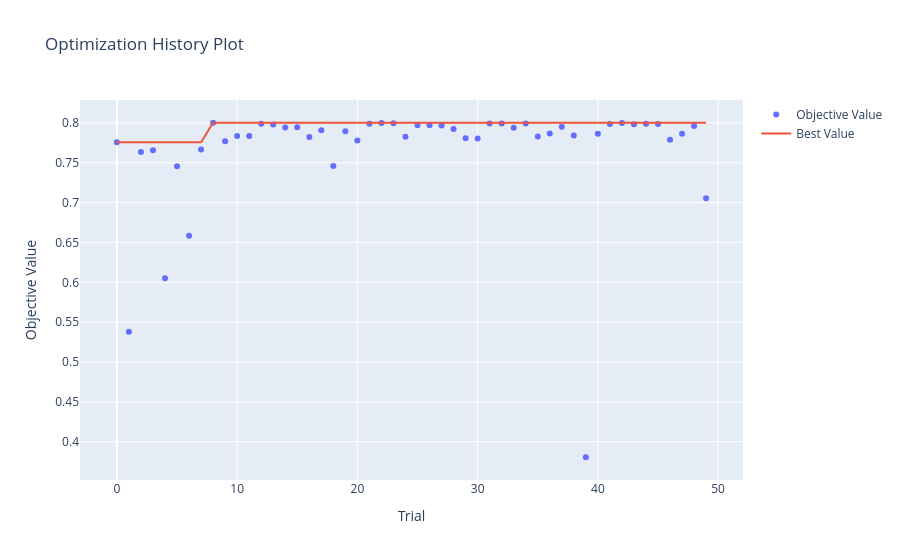
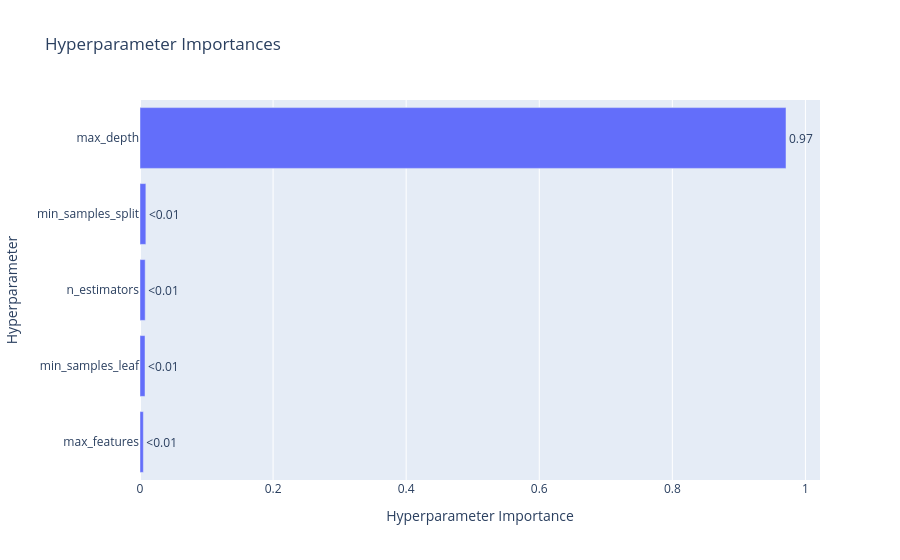
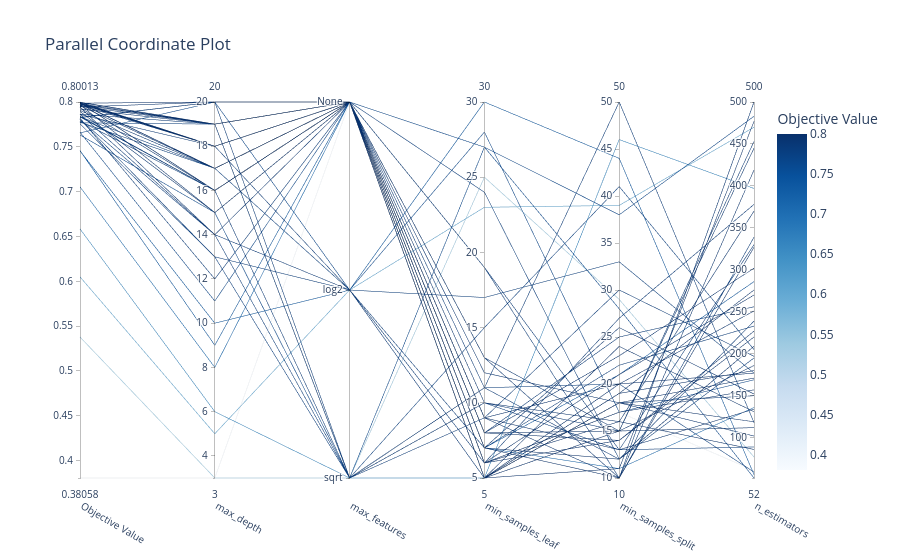

The notebook cell these images were saved under, in order:
### Code cell
# ============================================================
#  5. ÉVALUATION du meilleur modèle  (ton code, inchangé)
# ============================================================
from sklearn.metrics import classification_report, ConfusionMatrixDisplay
 
best_model = RandomForestClassifier(**study.best_params, random_state=42, n_jobs=-1)
best_model.fit(X_train, y_train)
 
y_pred = best_model.predict(X_test)
 
print(classification_report(y_test, y_pred))
print(f"Accuracy test : {best_model.score(X_test, y_test):.4f}")
 
 
# --- Matrice de confusion ---
labels = sorted(y_train.unique())
 
fig, axes = plt.subplots(1, 2, figsize=(13, 5))
 
ConfusionMatrixDisplay.from_estimator(
    best_model, X_test, y_test, labels=labels,
    display_labels=[l.upper() for l in labels],
    cmap="Blues", ax=axes[0], colorbar=False
)
axes[0].set_title("Effectifs")
 
ConfusionMatrixDisplay.from_estimator(
    best_model, X_test, y_test, labels=labels,
    display_labels=[l.upper() for l in labels],
    cmap="Blues", normalize="true", values_format=".2f",
    ax=axes[1], colorbar=False
)
axes[1].set_title("Normalisée par ligne")
 
fig.suptitle("Matrice de confusion — Nutri-Score", fontsize=14)
plt.tight_layout()
plt.show()
 
 
# --- Importance des variables ---
feature_scores = pd.Series(best_model.feature_importances_,
                           index=X_train.columns).sort_values(ascending=False)
 
plt.figure(figsize=(8, 5))
sns.barplot(x=feature_scores, y=feature_scores.index)
plt.xlabel("Feature importance score")
plt.ylabel("Variables")
plt.title("Importance des variables")
plt.tight_layout()
plt.show()
 
print(feature_scores)
 
 
# --- Graphiques Optuna ---
optuna.visualization.plot_optimization_history(study).show()
optuna.visualization.plot_param_importances(study).show()
optuna.visualization.plot_parallel_coordinate(study).show()

### Figure 1 — Plotly figure (JSON) as saved in the notebook; plotly's stock layout.template omitted (floating-point values rounded to 4 significant figures)
{"data": [{"mode": "markers", "name": "Objective Value", "type": "scatter", "x": [0, 1, 2, 3, 4, 5, 6, 7, 8, 9, 10, 11, 12, 13, 14, 15, 16, 17, 18, 19, 20, 21, 22, 23, 24, 25, 26, 27, 28, 29, 30, 31, 32, 33, 34, 35, 36, 37, 38, 39, 40, 41, 42, 43, 44, 45, 46, 47, 48, 49], "y": [0.7758, 0.5379, 0.7634, 0.7657, 0.605, 0.7455, 0.6585, 0.7665, 0.8001, 0.7769, 0.7835, 0.7836, 0.7988, 0.7979, 0.7943, 0.7946, 0.7822, 0.7907, 0.7459, 0.7895, 0.7777, 0.799, 0.7999, 0.7996, 0.7827, 0.797, 0.7972, 0.7966, 0.7922, 0.7807, 0.7804, 0.7991, 0.7992, 0.7939, 0.7991, 0.7829, 0.7865, 0.7952, 0.7842, 0.3806, 0.7862, 0.7986, 0.7999, 0.7981, 0.7988, 0.7984, 0.7789, 0.7865, 0.796, 0.7054]}, {"mode": "lines", "name": "Best Value", "type": "scatter", "x": [0, 1, 2, 3, 4, 5, 6, 7, 8, 9, 10, 11, 12, 13, 14, 15, 16, 17, 18, 19, 20, 21, 22, 23, 24, 25, 26, 27, 28, 29, 30, 31, 32, 33, 34, 35, 36, 37, 38, 39, 40, 41, 42, 43, 44, 45, 46, 47, 48, 49], "y": [0.7758, 0.7758, 0.7758, 0.7758, 0.7758, 0.7758, 0.7758, 0.7758, 0.8001, 0.8001, 0.8001, 0.8001, 0.8001, 0.8001, 0.8001, 0.8001, 0.8001, 0.8001, 0.8001, 0.8001, 0.8001, 0.8001, 0.8001, 0.8001, 0.8001, 0.8001, 0.8001, 0.8001, 0.8001, 0.8001, 0.8001, 0.8001, 0.8001, 0.8001, 0.8001, 0.8001, 0.8001, 0.8001, 0.8001, 0.8001, 0.8001, 0.8001, 0.8001, 0.8001, 0.8001, 0.8001, 0.8001, 0.8001, 0.8001, 0.8001]}, {"marker": {"color": "#cccccc"}, "mode": "markers", "name": "Infeasible Trial", "showlegend": false, "type": "scatter", "x": [], "y": []}], "layout": {"title": {"text": "Optimization History Plot"}, "xaxis": {"title": {"text": "Trial"}}, "yaxis": {"title": {"text": "Objective Value"}}}}

### Figure 2 — Plotly figure (JSON) as saved in the notebook; plotly's stock layout.template omitted (floating-point values rounded to 4 significant figures)
{"data": [{"cliponaxis": false, "hovertemplate": ["max_features (CategoricalDistribution): 0.005048171744342635<extra></extra>", "min_samples_leaf (IntDistribution): 0.007543080689513788<extra></extra>", "n_estimators (IntDistribution): 0.007784274553739534<extra></extra>", "min_samples_split (IntDistribution): 0.008817493639552872<extra></extra>", "max_depth (IntDistribution): 0.9708069793728511<extra></extra>"], "name": "Objective Value", "orientation": "h", "text": ["<0.01", "<0.01", "<0.01", "<0.01", "0.97"], "textposition": "outside", "type": "bar", "x": [0.005048, 0.007543, 0.007784, 0.008817, 0.9708], "y": ["max_features", "min_samples_leaf", "n_estimators", "min_samples_split", "max_depth"]}], "layout": {"title": {"text": "Hyperparameter Importances"}, "xaxis": {"title": {"text": "Hyperparameter Importance"}}, "yaxis": {"title": {"text": "Hyperparameter"}}}}

### Figure 3 — Plotly figure (JSON) as saved in the notebook; plotly's stock layout.template omitted (floating-point values rounded to 4 significant figures)
{"data": [{"dimensions": [{"label": "Objective Value", "range": [0.3806, 0.8001], "values": [0.7758, 0.5379, 0.7634, 0.7657, 0.605, 0.7455, 0.6585, 0.7665, 0.8001, 0.7769, 0.7835, 0.7836, 0.7988, 0.7979, 0.7943, 0.7946, 0.7822, 0.7907, 0.7459, 0.7895, 0.7777, 0.799, 0.7999, 0.7996, 0.7827, 0.797, 0.7972, 0.7966, 0.7922, 0.7807, 0.7804, 0.7991, 0.7992, 0.7939, 0.7991, 0.7829, 0.7865, 0.7952, 0.7842, 0.3806, 0.7862, 0.7986, 0.7999, 0.7981, 0.7988, 0.7984, 0.7789, 0.7865, 0.796, 0.7054]}, {"label": "max_depth", "range": [3, 20], "values": [13, 3, 15, 20, 5, 10, 6, 11, 18, 19, 16, 17, 17, 18, 14, 20, 12, 17, 9, 15, 17, 18, 18, 19, 20, 19, 15, 18, 19, 13, 14, 18, 16, 16, 16, 20, 14, 19, 16, 3, 18, 18, 19, 19, 20, 17, 16, 19, 17, 8]}, {"label": "max_features", "range": [0, 2], "ticktext": ["sqrt", "log2", "None"], "tickvals": [0, 1, 2], "values": [0, 0, 0, 1, 1, 1, 0, 2, 2, 0, 2, 2, 2, 2, 2, 2, 2, 2, 2, 2, 1, 2, 2, 2, 2, 2, 2, 2, 2, 1, 0, 2, 2, 2, 2, 0, 1, 2, 0, 2, 1, 2, 2, 2, 2, 2, 2, 0, 2, 2]}, {"label": "min_samples_leaf", "range": [5, 30], "values": [11, 25, 27, 28, 23, 30, 5, 27, 5, 15, 19, 19, 7, 6, 9, 10, 8, 13, 7, 13, 17, 5, 6, 5, 11, 5, 8, 9, 12, 7, 10, 5, 5, 7, 6, 9, 5, 8, 11, 6, 6, 5, 5, 8, 7, 6, 24, 10, 9, 7]}, {"label": "min_samples_split", "range": [10, 50], "values": [20, 29, 28, 17, 39, 44, 46, 38, 11, 41, 13, 10, 10, 21, 10, 16, 25, 15, 21, 10, 33, 19, 14, 18, 50, 24, 14, 13, 18, 22, 13, 19, 18, 26, 16, 30, 18, 23, 12, 17, 27, 20, 15, 15, 12, 17, 12, 15, 20, 11]}, {"label": "n_estimators", "range": [52, 500], "values": [59, 77, 52, 169, 470, 56, 397, 483, 477, 205, 330, 339, 327, 270, 419, 370, 256, 445, 286, 500, 177, 276, 227, 119, 118, 131, 220, 134, 102, 233, 89, 180, 171, 152, 86, 197, 150, 302, 239, 61, 378, 177, 186, 112, 209, 157, 195, 453, 251, 136]}], "labelangle": 30, "labelside": "bottom", "line": {"color": [0.7758, 0.5379, 0.7634, 0.7657, 0.605, 0.7455, 0.6585, 0.7665, 0.8001, 0.7769, 0.7835, 0.7836, 0.7988, 0.7979, 0.7943, 0.7946, 0.7822, 0.7907, 0.7459, 0.7895, 0.7777, 0.799, 0.7999, 0.7996, 0.7827, 0.797, 0.7972, 0.7966, 0.7922, 0.7807, 0.7804, 0.7991, 0.7992, 0.7939, 0.7991, 0.7829, 0.7865, 0.7952, 0.7842, 0.3806, 0.7862, 0.7986, 0.7999, 0.7981, 0.7988, 0.7984, 0.7789, 0.7865, 0.796, 0.7054], "colorbar": {"title": {"text": "Objective Value"}}, "colorscale": [[0, "rgb(247,251,255)"], [0.125, "rgb(222,235,247)"], [0.25, "rgb(198,219,239)"], [0.375, "rgb(158,202,225)"], [0.5, "rgb(107,174,214)"], [0.625, "rgb(66,146,198)"], [0.75, "rgb(33,113,181)"], [0.875, "rgb(8,81,156)"], [1, "rgb(8,48,107)"]], "reversescale": false, "showscale": true}, "type": "parcoords"}], "layout": {"title": {"text": "Parallel Coordinate Plot"}}}
